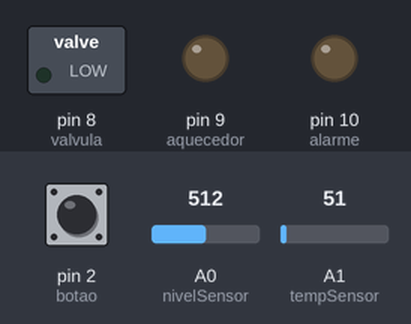
Bench run of a sketch on a simulated Arduino Uno, built with avr-gcc and run on an emulated ATmega328P. Shown: switched loads named in the sketch (green lamp = pin HIGH), output pins drawn as LEDs (lit = HIGH). The inputs (shaded band) are chosen by the test bench; at power-on: pin 2 (botao) HIGH, A0 (nivelSensor) = 512, A1 (tempSensor) = 51.

Above: at 1.2 s.
1.3 s: pin 2 (botao) pulled LOW for 0.15 s
At 1.37 s:
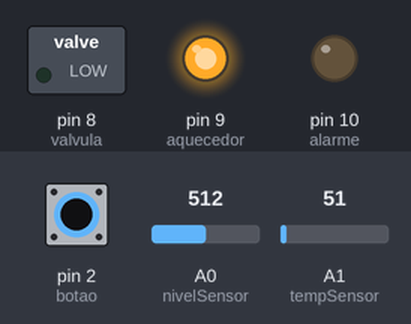
2.9 s: pin 2 (botao) pulled LOW for 3.2 s
At 6.9 s:
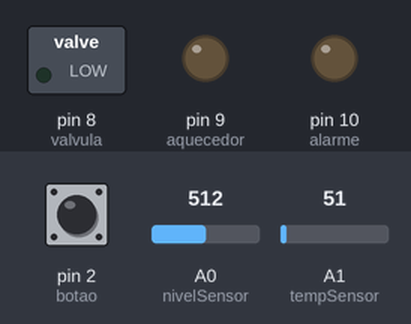
Timing chart, 0 to 8.4 s (numbered marks = the images above; inputs shaded):
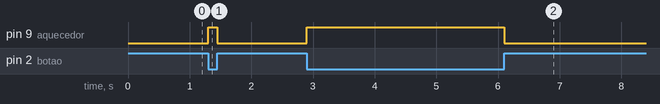

Measured:
- after the input at 1.3 s, pin 9 (aquecedor): LOW → HIGH at once, → LOW 0.15 s later
- after the input at 2.9 s, pin 9 (aquecedor): LOW → HIGH at once, → LOW 3.2 s later

The sketch:

20.2C.ino
```cpp
const int nivelSensor = A0;
const int tempSensor  = A1;
const int botao       = 2;

// saídas
const int valvula   = 8;  // LED1
const int aquecedor = 9;  // LED2 (PWM)
const int alarme    = 10; // LED3

// ===== LIMITES =====
const int nivelBaixo = 300;
const int nivelAlto  = 700;

const int tempBaixa = 300;
const int tempAlta  = 700;

// ===== CONTROLE DE ALARME =====
unsigned long tempoAnterior = 0;
bool estadoPisca = false;

void setup() {
  pinMode(botao, INPUT_PULLUP);

  pinMode(valvula, OUTPUT);
  pinMode(aquecedor, OUTPUT);
  pinMode(alarme, OUTPUT);
}

void loop() {

  // ===== HABILITAÇÃO =====
  if (digitalRead(botao) == HIGH) {
    // sistema desligado
    digitalWrite(valvula, LOW);
    analogWrite(aquecedor, 0);
    digitalWrite(alarme, LOW);
    return;
  }

  // ===== LEITURAS =====
  int nivel = analogRead(nivelSensor);
  int temp  = analogRead(tempSensor);

  // ===== CONTROLE DE NÍVEL =====
  if (nivel <= nivelBaixo) {
    digitalWrite(valvula, HIGH); // abre
  }
  else if (nivel >= nivelAlto) {
    digitalWrite(valvula, LOW);  // fecha
  }

  // ===== CONTROLE DE TEMPERATURA =====
  if (temp <= tempBaixa) {
    analogWrite(aquecedor, 255); // liga forte
  }
  else if (temp >= tempAlta) {
    analogWrite(aquecedor, 0);   // desliga
  }

  // ===== ALARME DE TEMPERATURA ALTA =====
  if (temp >= tempAlta) {

    if (millis() - tempoAnterior >= 200) {
      tempoAnterior = millis();
      estadoPisca = !estadoPisca;
      digitalWrite(alarme, estadoPisca);
    }

  } else {
    digitalWrite(alarme, LOW);
  }
}
```
